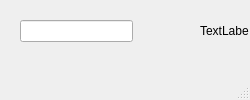
<?xml version="1.0" encoding="UTF-8"?>
<ui version="4.0">
 <class>MainWindow</class>
 <widget class="QMainWindow" name="MainWindow">
  <property name="geometry">
   <rect>
    <x>0</x>
    <y>0</y>
    <width>250</width>
    <height>100</height>
   </rect>
  </property>
  <property name="sizePolicy">
   <sizepolicy hsizetype="Fixed" vsizetype="Fixed">
    <horstretch>0</horstretch>
    <verstretch>0</verstretch>
   </sizepolicy>
  </property>
  <property name="windowTitle">
   <string>MainWindow</string>
  </property>
  <widget class="QWidget" name="centralwidget">
   <widget class="QLineEdit" name="lineEdit">
    <property name="geometry">
     <rect>
      <x>20</x>
      <y>20</y>
      <width>113</width>
      <height>22</height>
     </rect>
    </property>
   </widget>
   <widget class="QLabel" name="label">
    <property name="geometry">
     <rect>
      <x>200</x>
      <y>20</y>
      <width>49</width>
      <height>21</height>
     </rect>
    </property>
    <property name="text">
     <string>TextLabel</string>
    </property>
   </widget>
  </widget>
  <widget class="QMenuBar" name="menubar">
   <property name="geometry">
    <rect>
     <x>0</x>
     <y>0</y>
     <width>250</width>
     <height>22</height>
    </rect>
   </property>
  </widget>
  <widget class="QStatusBar" name="statusbar"/>
 </widget>
 <resources/>
 <connections/>
</ui>
